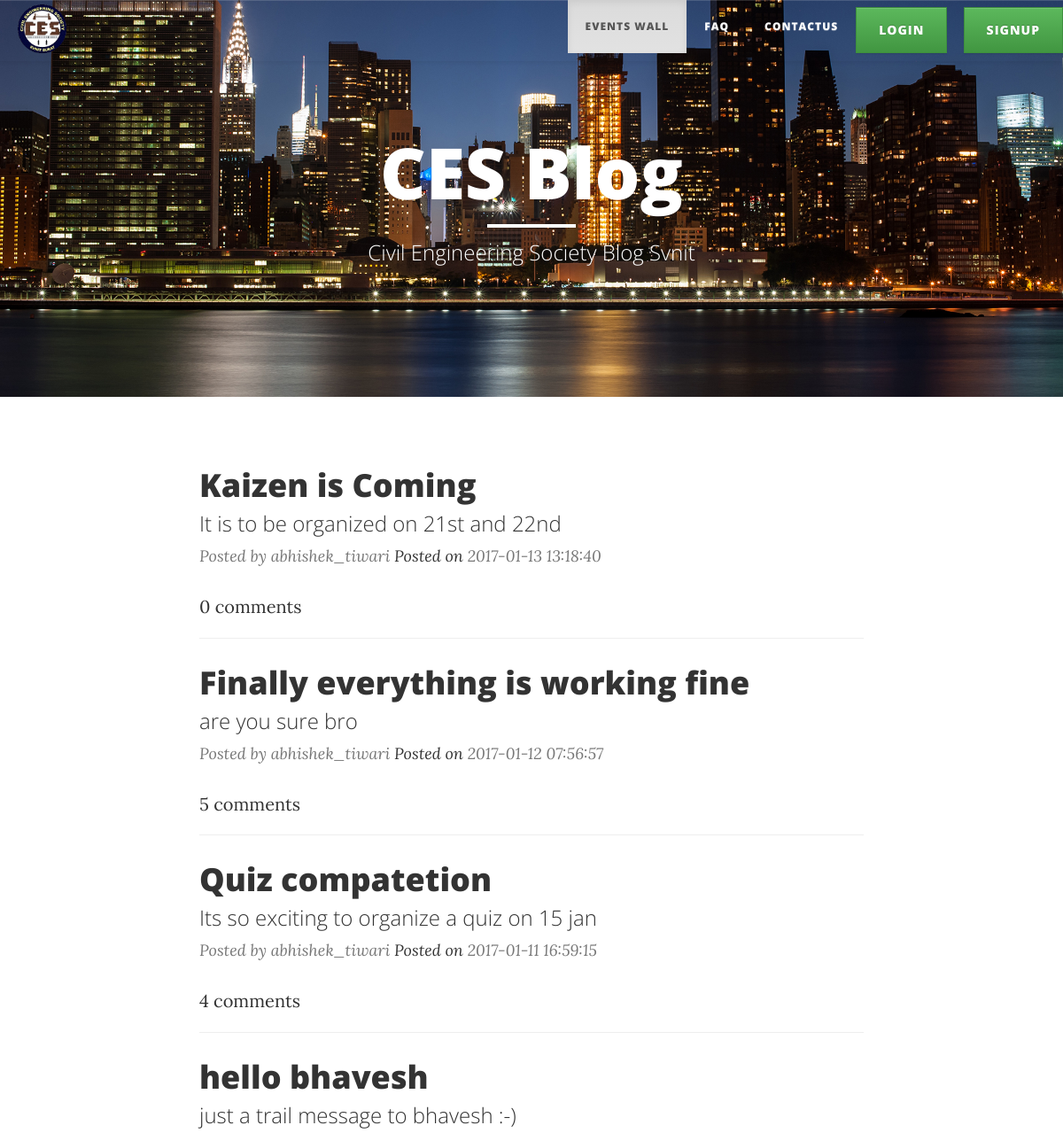
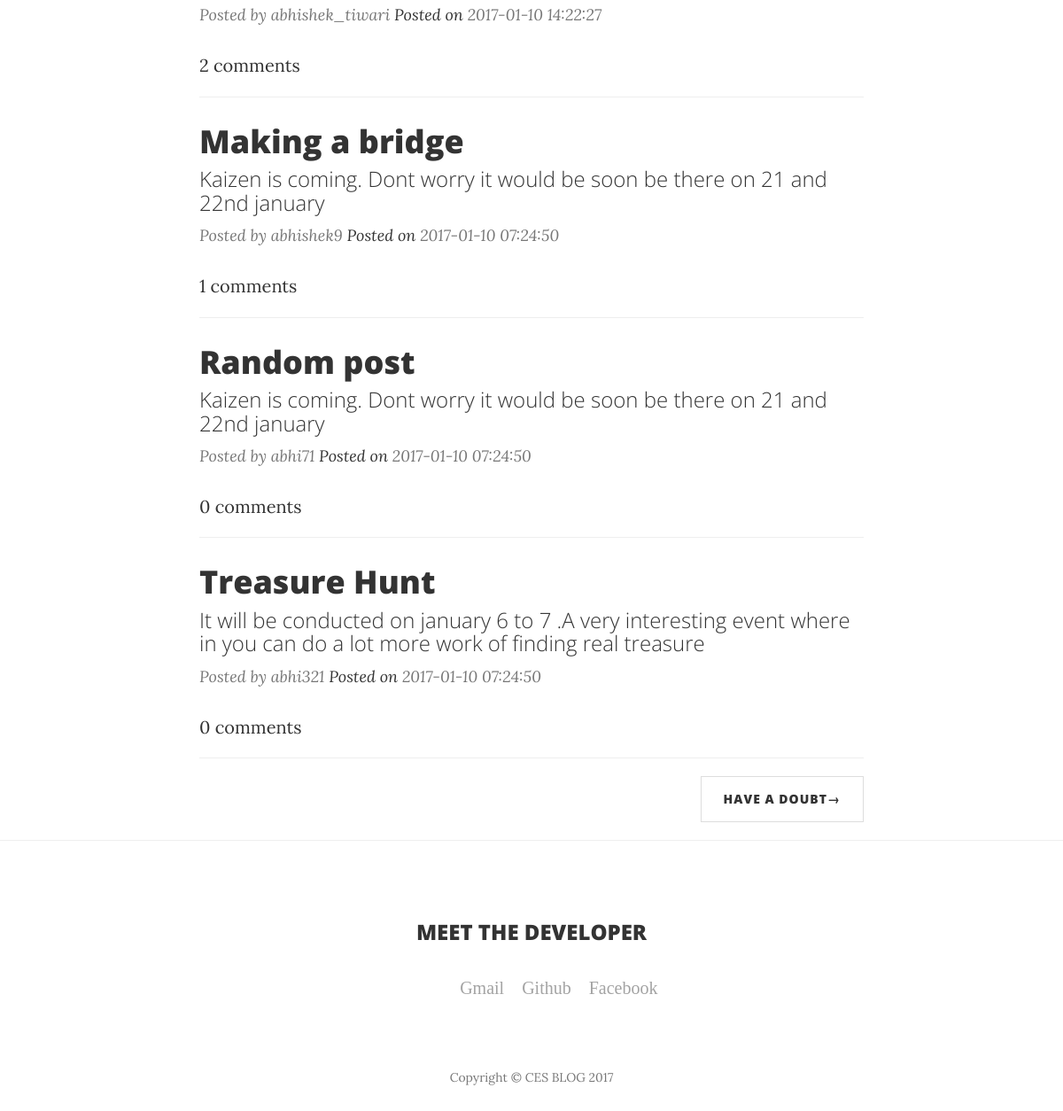
/index, run on the app's committed database (2 pictures, top to bottom).
### database_setup2.py (models this page shows)
class Posts(Base):
    __tablename__ = 'Posts'
    title = Column(String(250), nullable=False)
    PostText = Column(String, nullable=False)
    id = Column(Integer, primary_key=True)
    time_created = Column(DateTime(timezone=True), server_default=func.now())
    Owner_name = Column(String)
    Owner_id = Column(Integer,ForeignKey('user.id'))
    user = relationship(Users)

### project.py (the view)
@app.route('/')
@app.route('/index')
def index():
	all_post = sessions.query(Posts).order_by(desc(Posts.time_created))
	all_comments = sessions.query(Comments).all()
	if 'username' in session:
		username_session = escape(session['username']).capitalize()
		user = sessions.query(Users).all()
		return render_template('index.html',
			user=username_session, Post = all_post,comments=all_comments)
	return render_template('index.html', Post =all_post,comments=all_comments)

### templates/index.html (shortened to what this page needs)
<!DOCTYPE html>
<html lang="en">
<head>
   <link rel="stylesheet" href="https://maxcdn.bootstrapcdn.com/bootstrap/3.3.7/css/bootstrap.min.css">
    <link rel="stylesheet" href="https://maxcdn.bootstrapcdn.com/bootstrap/3.3.7/css/bootstrap-theme.min.css">
    <link href="{{url_for('static',filename = 'clean-blog.min.css')}}" rel="stylesheet">
    <link href="{{url_for('static',filename = 'font-awesome.min.css')}}" rel="stylesheet" type="text/css">
</head>
<body>
    <nav class="navbar navbar-default navbar-custom navbar-fixed-top test">
        <div class="container-fluid">
            <div class="navbar-header page-scroll">
                <a class="navbar-brand" href="" style="padding-top: 5px;"><img src="{{url_for('static', filename='logo.png')}}" style="width: 35%; "></a>
            </div>
            <div class="collapse navbar-collapse" id="bs-example-navbar-collapse-1">
                <ul class="nav navbar-nav navbar-right">
                {%if user%}
                <a  class="btn btn-success navbar-btn navbar-left" style="margin-right: 22px; text-align: center;" href="{{url_for('logout')}}">Logout</a>
                 {%else%}
                    <a  class="btn btn-success navbar-btn " href="{{url_for('login')}}">login</a>
                    <a  class="btn btn-success navbar-btn " href="{{url_for('signup')}}" style="margin-left: 13px;">signup</a>
                    {% endif %}
                    <li class="active" style="padding-left: 0%;"><a href="">EVENTS WALL</a></li>
                <li><a href="{{url_for('questions')}}">FAQ</a></li>
                <li><a href="{{url_for('contact')}}">CONTACTUS</a></li>
                </ul>
            </div>
        </div>
    </nav>
    <header class="intro-header" style="background-image: url({{url_for( 'static', filename='buildings-3.jpg')}})">
        <div class="container">
            <div class="row">
                <div class="col-lg-8 col-lg-offset-2 col-md-10 col-md-offset-1">
                    <div class="site-heading">
                        <h1>CES Blog</h1>
                        <hr class="small">
                        <span class="subheading">Civil Engineering Society Blog Svnit</span>
                    </div>
                </div>
            </div>
        </div>
    </header>
    <div class="container">
        <div class="row">
            <div class="col-lg-8 col-lg-offset-2 col-md-10 col-md-offset-1">
            {%for i in Post%}
                <div class="post-preview">
                    <a href="{{url_for('Post_comments', postId = i.id)}}">
                        <h2 class="post-title">
                            {{i.title}}
                        </h2>
                        <h3 class="post-subtitle">
                            {{i.PostText}}
                        </h3>
                    </a>
                    <p class="post-meta">Posted by {{i.Owner_name}} <a href="#">Posted on</a> {{i.time_created}}</p>
                    {% set count = [0] %}
                <a href="{{url_for('Post_comments',postId=i.id)}}">{{count[0]}} comments</a>
                </div>
                <hr>
                {% endfor %}
                <ul class="pager">
                    <li class="next">
                        <a href="{{url_for('questions')}}"> HAVE A DOUBT&rarr;</a>
                    </li>
                </ul>
            </div>
        </div>
    </div>
    <hr>
    <footer>
        <div class="container">
            <div class="row">
                <div class="col-lg-8 col-lg-offset-2 col-md-10 col-md-offset-1">
                <h3 class="post-title" style="text-align: center;">MEET THE DEVELOPER</h3>
                    <div id="footer_container">
                        <ul class="social">
                            <li><a href="https://www.facebook.com/profile.php?id=100003275864360" target="_blank">Facebook</a></li>
                            <li><a href="https://github.com/abhishek981996" target="_blank">Github</a></li>
                            <li><a href="#" target="_blank">Gmail</a></li>
                        </ul>
                    </div>
                    <p class="copyright text-muted">Copyright &copy; CES BLOG 2017</p>
                </div>
            </div>
        </div>
    </footer>
</body>
</html>

### data on the page
Posts: title "Kaizen is Coming", PostText "It is to be organized on 21st and 22nd", Owner_name "abhishek_tiwari", time_created "2017-01-13 13:18:40", count "0"
Posts: title "Finally everything is working fine", PostText "are you sure bro", Owner_name "abhishek_tiwari", time_created "2017-01-12 07:56:57", count "5"
Posts: title "Quiz compatetion", PostText "Its so exciting to organize a quiz on 15 jan", Owner_name "abhishek_tiwari", time_created "2017-01-11 16:59:15", Owner "4"
Posts: title "hello bhavesh", PostText "just a trail message to bhavesh :-)", Owner_name "abhishek_tiwari", time_created "2017-01-10 14:22:27", count "2"
Posts: title "Making a bridge", PostText "Kaizen is coming. Dont worry it would be soon be there on 21 and 22nd january", Owner_name "abhishek9", time_created "2017-01-10 07:24:50", count "1"
Posts: title "Random post", PostText "Kaizen is coming. Dont worry it would be soon be there on 21 and 22nd january", Owner_name "abhi71", time_created "2017-01-10 07:24:50", count "0"
Posts: title "Treasure Hunt", PostText "It will be conducted on january 6 to 7 .A very interesting event where in you can do a lot more work of finding real treasure", Owner_name "abhi321", time_created "2017-01-10 07:24:50", count "0"
